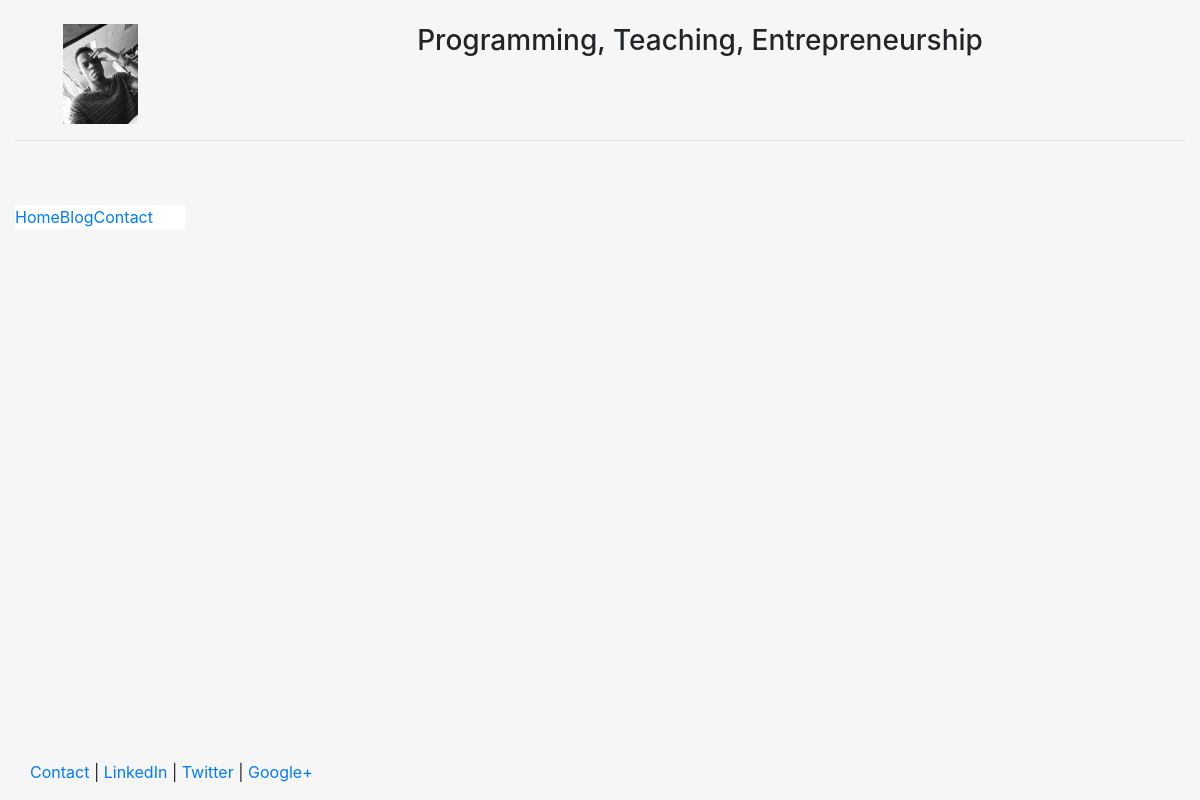
The page /blog/ on the database as committed earlier.
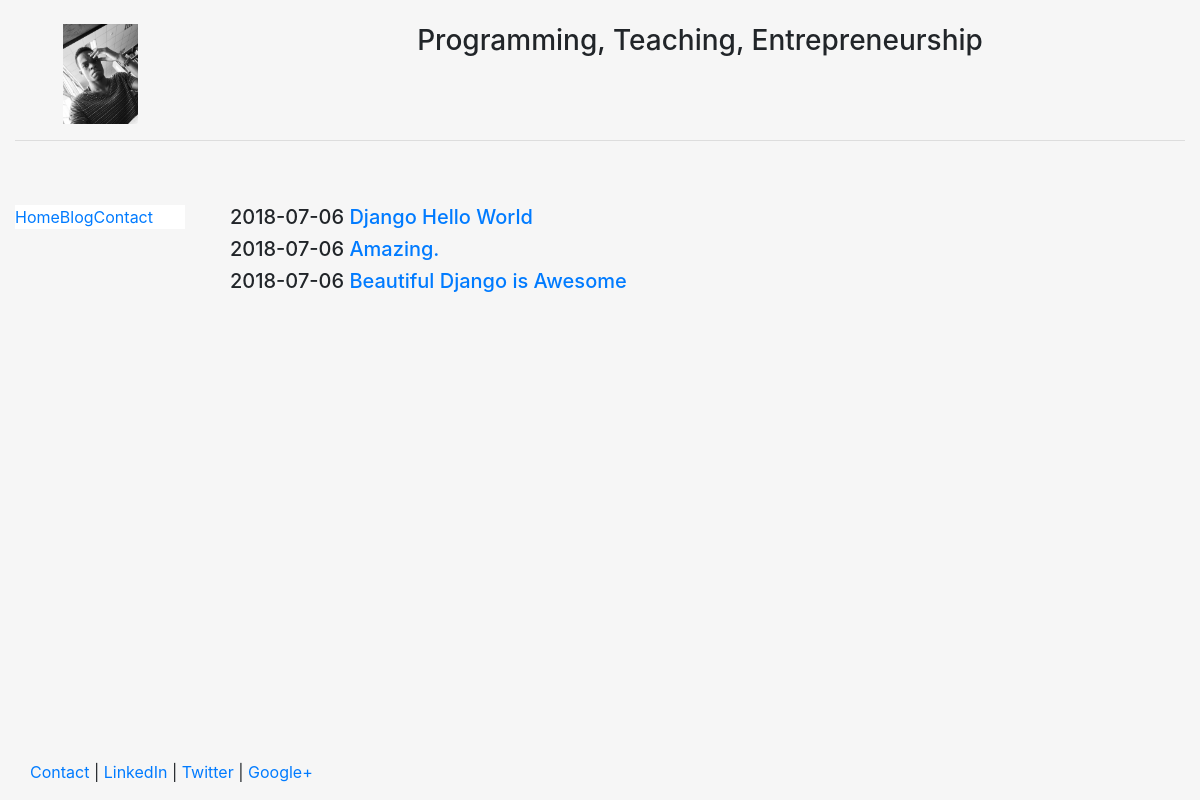
The same page on the database as committed later.
### blog/models.py (models this page shows, shortened)
class Post(models.Model):
    title = models.CharField(max_length=140)
    body = models.TextField()
    date = models.DateTimeField()

### blog/templates/blog/blog.html
{% extends "personal/header.html" %} {% block content %} {% for post in object_list %}
<h5>{{ post.date|date:"Y-m-d" }}<a href="/blog/{{post.id}}"> {{post.title}} </a></h5>
{% endfor %} {% endblock %}

### personal/templates/personal/Header.html (shortened to what this page needs)
<!DOCTYPE html>
<html lang="en">
<head>
    <meta http-equiv="X-UA-Compatible" content="ie=edge"> {% load staticfiles %}
    <link rel="stylesheet" href="{% static 'css/bootstrap.min.css' %}" type="text/css">
</head>
</head>
<body class="body" style="background-color:#f6f6f6">
    <div class="container-fluid" style="min-height:95%; ">
        <div class="row">
            <div class="col-sm-2">
                <br>
                <center>
                    <img src="{% static '/img/christian.jpg' %}" class="responsive-img" style='max-height:100px;' alt="face">
                </center>
            </div>
            <div class="col-sm-10">
                <br>
                <center>
                    <h3>Programming, Teaching, Entrepreneurship</h3>
                </center>
            </div>
        </div>
        <hr>
        <div class="row">
            <div class="col-sm-2">
                <br>
                <br>
                <div class="well bs-sidebar affix" id="sidebar" style="background-color:#fff">
                    <ul class="nav nav-pills nav-stacked">
                        <li class="active"><a href="#">Home</a></li>
                        <li><a href='/blog/'>Blog</a></li>
                        <li><a href='/contact/'>Contact</a></li>
                    </ul>
                </div>
            </div>
            <div class="col-sm-10">
                <div class='container-fluid'>
                    <br><br> {% block content %} {% endblock %}
                </div>
            </div>
        </div>
    </div>
    <footer>
        <div class="container-fluid" style='margin-left:15px'>
            <p><a href="#" target="blank">Contact</a> | <a href="#" target="blank">LinkedIn</a> | <a href="#" target="blank">Twitter</a> | <a href="#" target="blank">Google+</a></p>
        </div>
    </footer>
</body>
</html>

### personal/templates/personal/Header.html (style rules this page uses)
html, body { height: 100% }

Rows that differ between the two databases and show on the page:
added Post: date "2018-07-06", title "Django Hello World"
added Post: date "2018-07-06", title "Amazing."
added Post: date "2018-07-06", title "Beautiful Django is Awesome"
